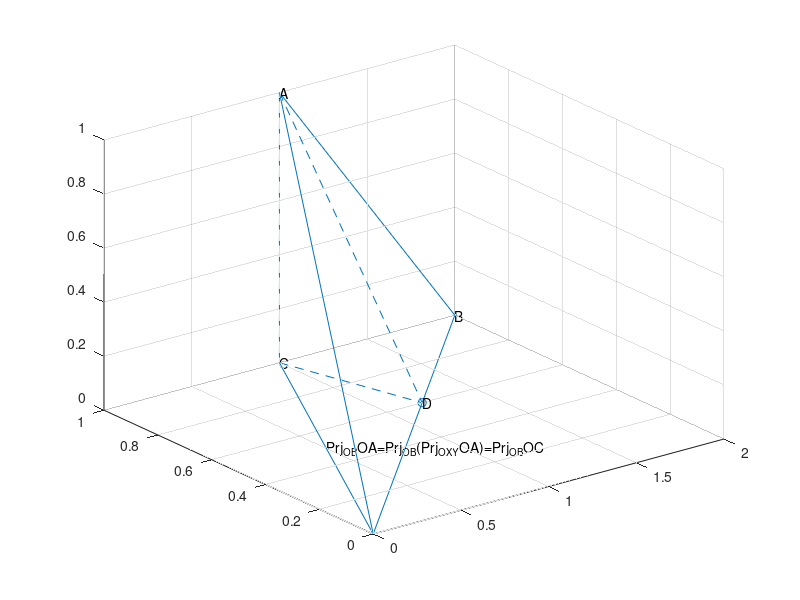

This figure's MATLAB source:
axes1 = axes();
xlim(axes1,[0,3]);
ylim(axes1,[0,3]);
zlim(axes1,[0,3]);
% 创建 xlabel
xlabel({''});
a=[1,1,1];
b=[2,1,0];
c=[a(1),a(2),0];
scatter3(a(1),a(2),a(3),'DisplayName','A');
scatter3(b(1),b(2),b(3),'DisplayName','B');
scatter3(a(1),a(2),0,'DisplayName','C');

d=b*dot(a,b)/norm(b)^2;
scatter3(d(1),d(2),d(3),'DisplayName','D');
line([0,1],[0,1],[0,1],'Parent',axes1);
line([0,2],[0,1],[0,0],'Parent',axes1);
line([0,1],[0,1],[0,0],'Parent',axes1);
line([1,2],[1,1],[1,0],'Parent',axes1);
line([1,1],[1,1],[1,0],'Parent',axes1,'linestyle','--');
line([1,d(1)],[1,d(2)],[1,d(3)],'Parent',axes1,'linestyle','--');
line([1,d(1)],[1,d(2)],[0,d(3)],'Parent',axes1,'linestyle','--');
text(a(1),a(2),a(3),'A');
text(b(1),b(2),b(3),'B');
text(c(1),c(2),c(3),'C');
text(d(1),d(2),d(3),'D');
text(0.5,0.5,0,'Prj_{OB}{OA}=Prj_{OB}({Prj_{OXY}{OA}})=Prj_{OB}{OC}');
grid(axes1,'on');



